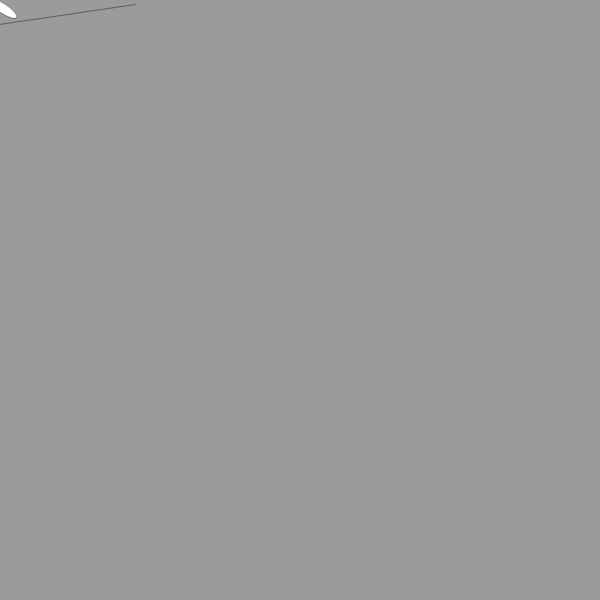
Frame 1 (no input)
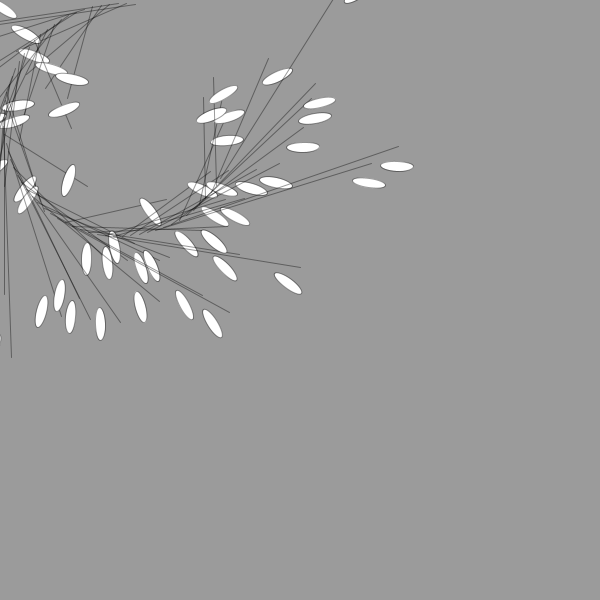
Frame 60 (the mouse pressed at the canvas centre just before this capture)
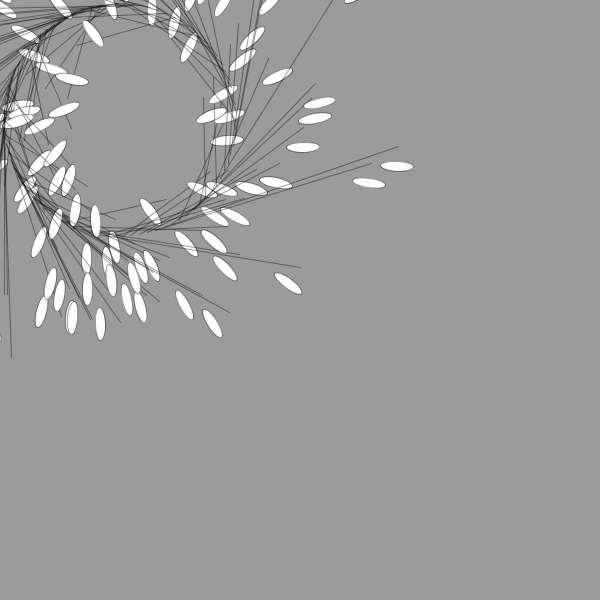
Frame 120 (the mouse held since frame 60 and released just before this capture)

The Processing sketch that drew these frames (run headless with seeded random() and noise(); from frame 60 on, the mouse is pressed at the canvas centre):

// Processing sketch: processing_5055
// ── processing_5055.pde

/*
spiral
Sept 2009
illustrator9@gmail.com
*/
float turn =10;
float noiseNum = 130;

void setup() {
  size(600,600);
  background(155);
  smooth();
  
  noiseSeed(14);
  
};

void draw() {
  translate(width/5,height/5);
  rotate(turn);
  
  //float end = random(140,180);
  float end =noise(noiseNum) * 350;
  noiseNum = noiseNum + 298.01;
  
  stroke(0,100);
  line(50,105,end,10);
  ellipse(end,30,33,10);
  
  turn = turn + 6.21;
  
};
  
